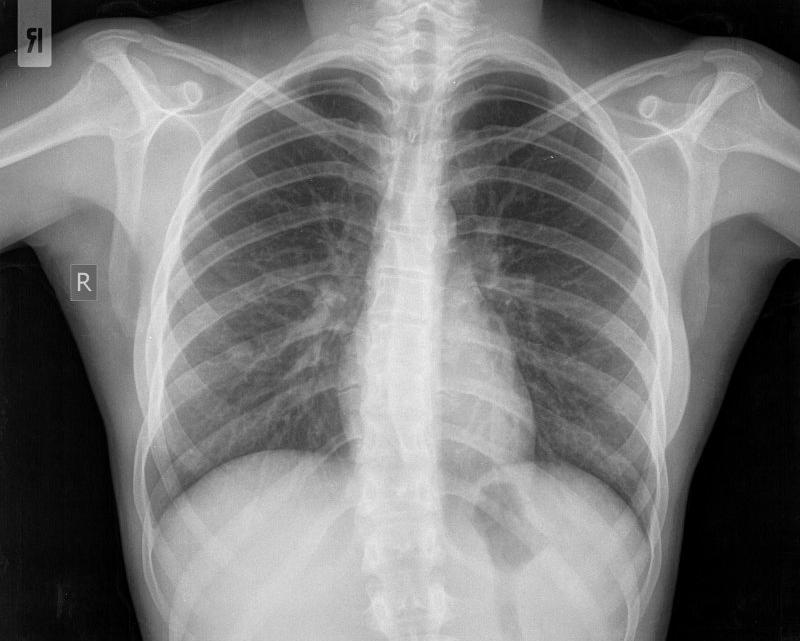
#> input picture image_1.jpg, 800 x 641 px
$ jupyter execute --allow-errors Image_processingE5.ipynb
#> lines starting #> are read from the running program, lines starting #| are printed output that depends on the picture
**Exercise 5**
One combined spatial enhancement methods (e.g. arithmetic operations, gray level
transformations, and/or sharpening spatial filters) to convert “image_1” to “image_2”.
a) Try to guess the processing steps she adopted. [Note the dynamic range and brightness of
the enhanced image, and the noise introduced.]
b) Propose a pipeline of processes with the aim of approximating “image_1” starting from
“image_2”.

[cell 1]
from PIL import Image
import cv2
from IPython.display import display # to display images
import numpy as np


from matplotlib import pyplot as plt
image1 = cv2.imread("image_1.jpg",1)
#> image1 is the input picture: shape (641, 800, 3); min 0, max 240, mean 121.5
image2 = cv2.imread("image_2.jpg",1)
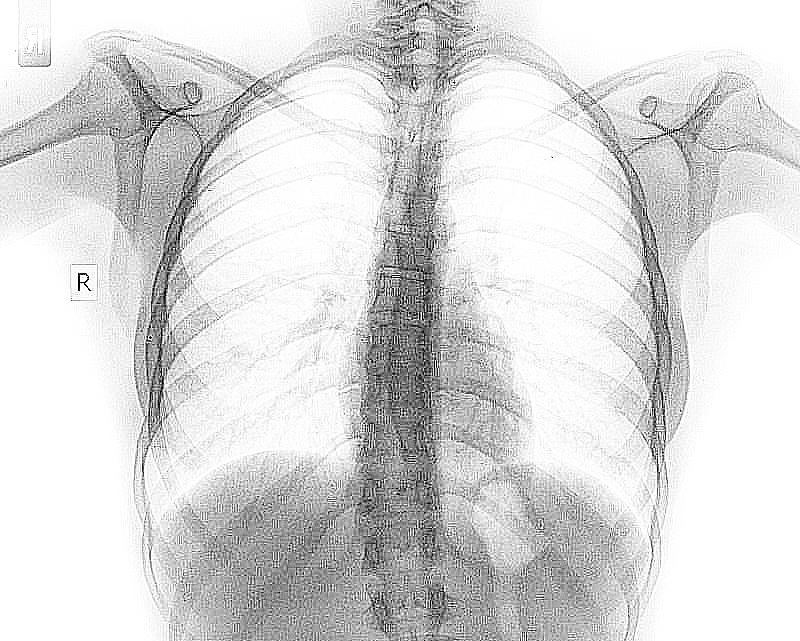
#> input picture image_2.jpg, 800 x 641 px
#> image2 is the input picture: shape (641, 800, 3); min 0, max 255, mean 217.6

#> (the rest of this cell did not finish here and is left out)

As we notice the target image is brighter than the original one, so we apply the a process called gamma correction, and it is used to adjust the perceived brightness or intensity of an image. Gamma correction is a nonlinear operation that adjusts the pixel values in an image based on a specified gamma value

the gamma_correction() function performs gamma correction on an input image using the specified gamma value. It calculates the inverse gamma value, builds a lookup table to map the input pixel values to their adjusted gamma values, and then applies the gamma correction using the lookup table.

The gamma value determines the amount of correction to be applied. A gamma value less than 1.0 will darken the image, while a value greater than 1.0 will brighten it. By adjusting the gamma value, you can control the overall brightness and contrast of the image.

[cell 2]
def gamma_correction(image, gamma=1.0):
    # build a lookup table mapping the pixel values [0, 255] to
    # their adjusted gamma values
    invGamma = 1.0 / gamma
    table = np.array([((i / 255.0) ** invGamma) * 255
        for i in np.arange(0, 256)]).astype("uint8")

    # apply gamma correction using the lookup table
    return cv2.LUT(image, table)

since we want the image to be brighter we apply a value of gamma bigger than 1

#> (a cell that did not finish here is left out)

from observation we can guess the better value of gamma is 2.5

The complement of a grayscale image is its photographic negative. as we notice from the image and the target that the dark area in the original is bright area in the target, that why we apply first the subtraction.
Negative values are clipped to 0.

[cell 4]
res = (255-image1)
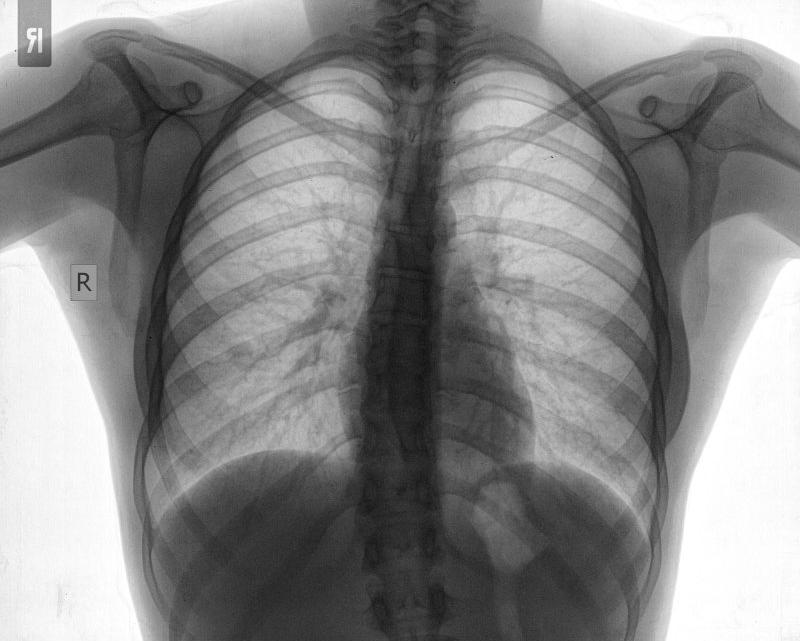
#> res: shape (641, 800, 3); min 15, max 255, mean 133.5

#> (the rest of this cell did not finish here and is left out)

after applying the subtraction we apply the gamma correction function on the output of the previous step (complement of a grayscale output).

#> (a cell that did not finish here is left out)

as we observe the output image from the two previous setp so much a like the target one .

[cell 6]
#the proposed pipeline is
def image_pipeline(image, gamma):
  res = (255-image)
  adjusted3 = gamma_correction(res, gamma=gamma)
#> in gamma_correction, `return cv2.LUT(image, table)`:
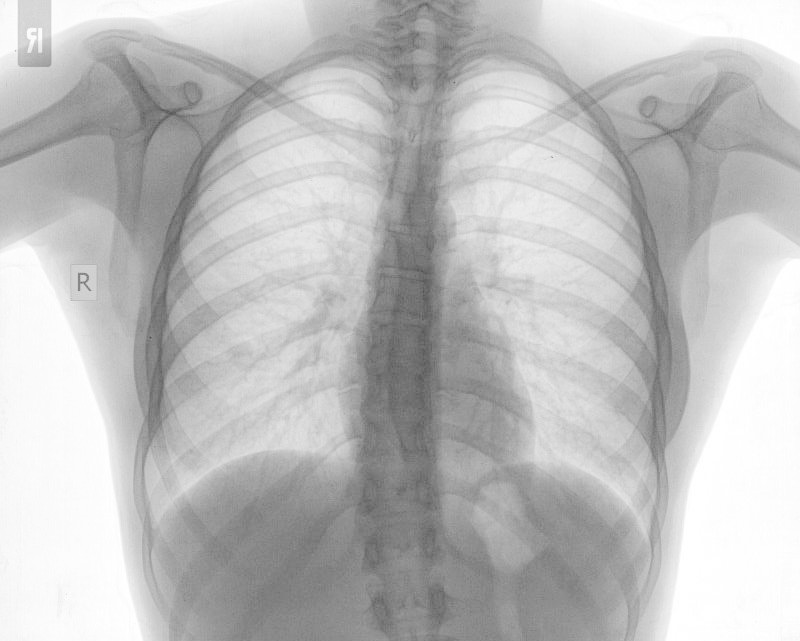
#> returned value: shape (641, 800, 3); min 82, max 255, mean 189.8
  plt.subplot(1, 2, 1), plt.imshow(image1), plt.axis('off'), plt.title('orginal')
  plt.subplot(1, 2, 2), plt.imshow(adjusted3), plt.axis('off'), plt.title(f'Gamma = {gamma}')

[cell 7]
image_pipeline(image1, 2.5)
#> (the call stopped at in image_pipeline, `plt.subplot(1, 2, 1), plt.imshow(image1), plt.axis('off'), plt.title('..`: IPython is not available in this run)
